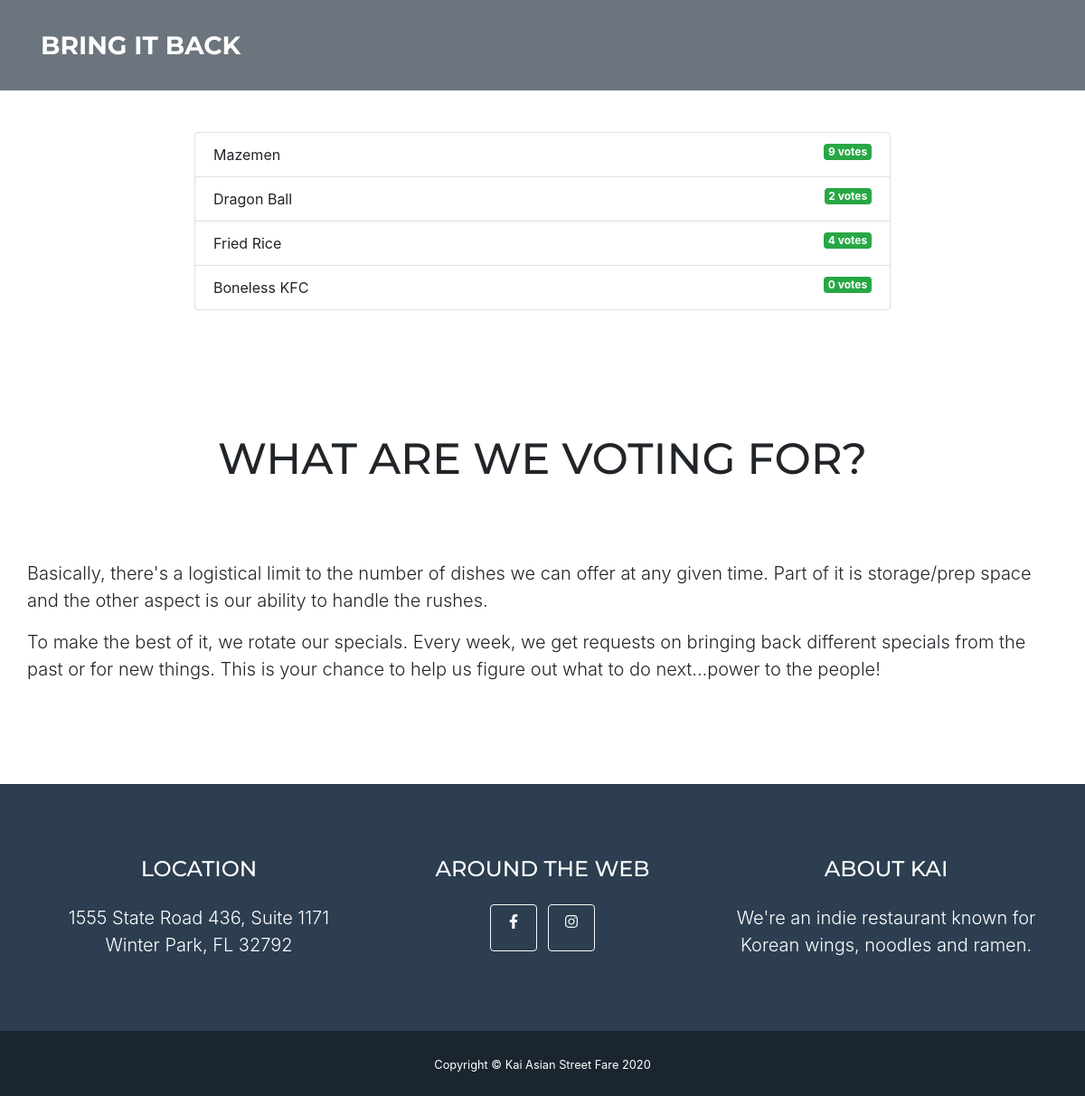
/polls/1/results/, run on an earlier commit of the app's database.
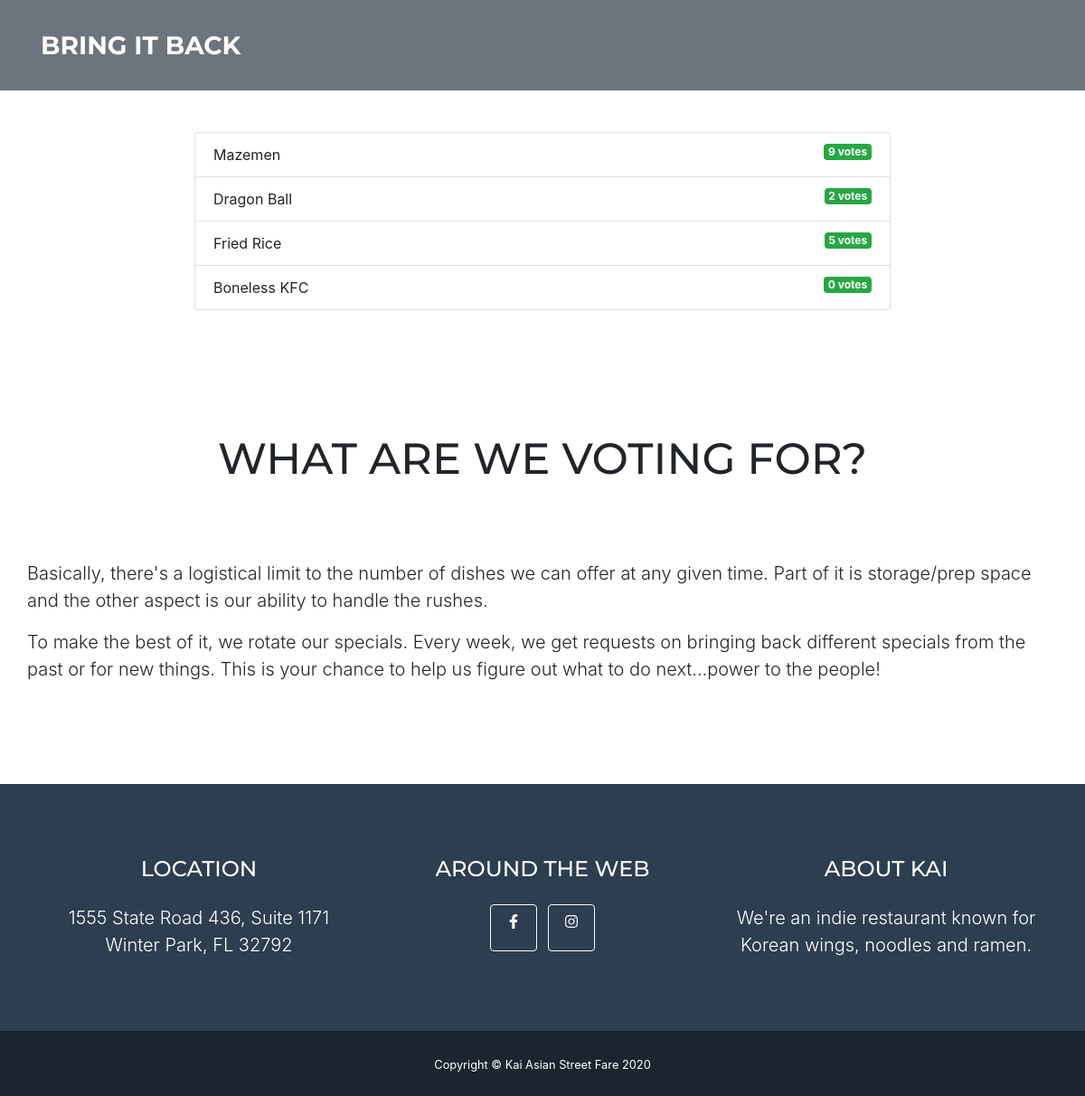
And on a later commit of the database.
### polls/models.py (models this page shows, shortened)
class Choice(models.Model):
    question = models.ForeignKey(Question, on_delete=models.CASCADE)
    choice_text = models.CharField(max_length=200)
    votes = models.IntegerField(default=0)

### polls/views.py (the view)
# urls.py: path('<int:question_id>/results/', views.results, name='results'),
def results(request, question_id):
    question = get_object_or_404(Question, pk=question_id)
    return render(request, 'polls/results.html', {'question': question})

### templates/polls/results.html (shortened to what this page needs)
{% extends 'base.html' %}
{% block content %}
<div class="container col-lg-8 align-items-center flex-column" style="padding-top: 50px">
<h1 class ="mb-5 text-center">{{ question.question_text }}</h1>
<ul class ="list-group mb-5">
	{% for choice in question.choice_set.all %}
	<li class ="list-group-item">
		{{ choice.choice_text }} <span class ="badge badge-success float-right">{{ choice.votes }}
			vote{{ choice.votes | pluralize }}</span>
	</li>
	{% endfor %}
</ul>
</div>
{% endblock %}

What changed in the data, as far as the page shows it:
changed Choice "Fried Rice": votes "4" → "5"
